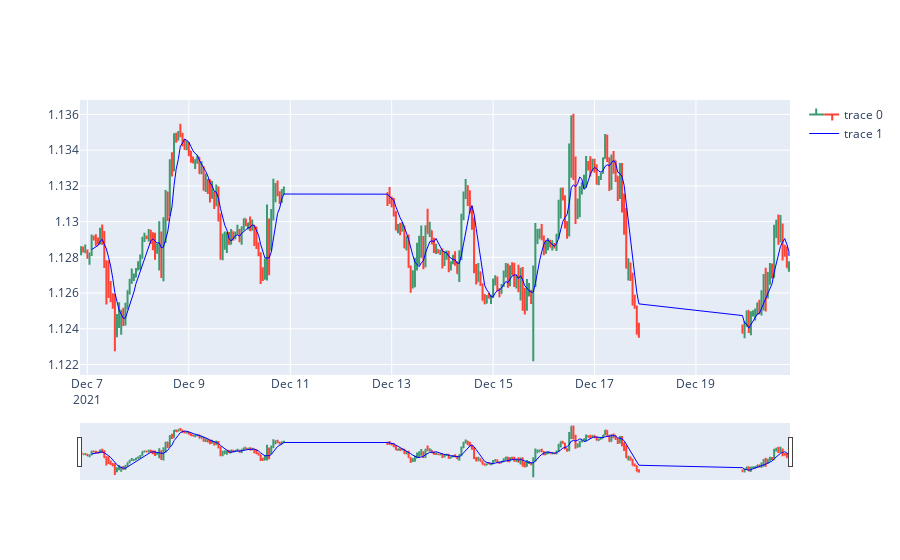

Notebook cell for this chart:
### Code cell
btc_usd_sma.plotCandles()

### Figure 1 — Plotly figure (JSON) as saved in the notebook; plotly's stock layout.template omitted (floating-point values rounded to 4 significant figures; data arrays with more than 128 entries replaced by an {"elided": "..."} marker saying what was removed)
{"data": [{"close": {"elided": "241 float values"}, "high": {"elided": "241 float values"}, "low": {"elided": "241 float values"}, "open": {"elided": "241 float values"}, "type": "ohlc", "x": {"elided": "241 str values"}}, {"line": {"color": "blue", "width": 1}, "type": "scatter", "x": {"elided": "241 str values"}, "y": {"elided": "241 float values"}}], "layout": {}}
